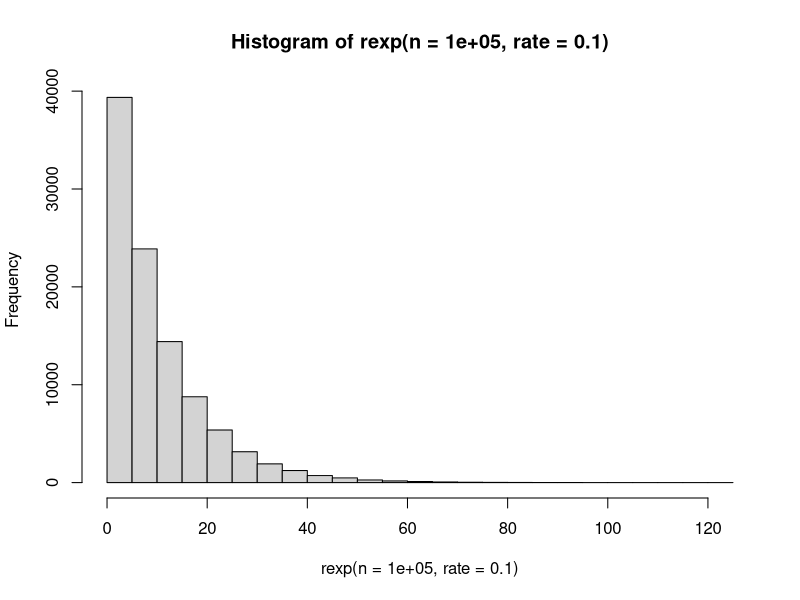
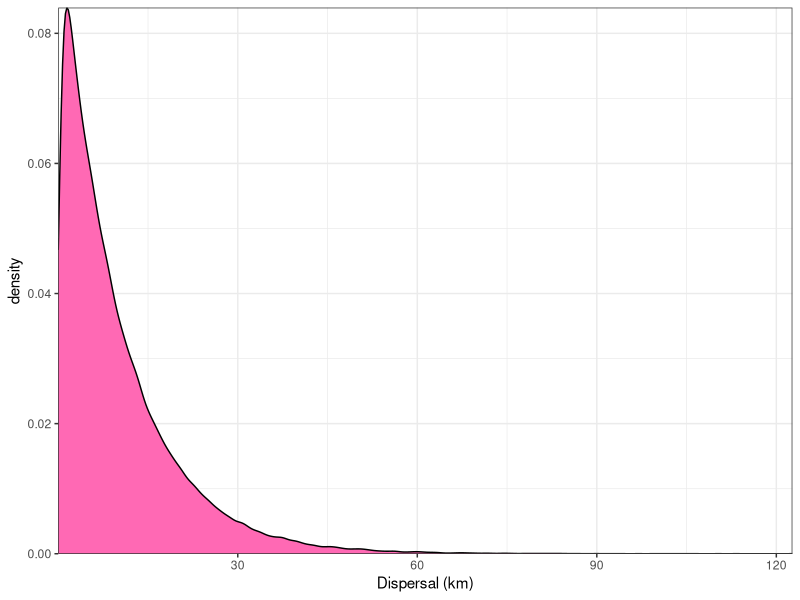

These charts were generated, in order, by the following R code:
# Community assembly

hist(rexp(n = 100000,rate = .1))

library(ggplot2)

ggplot(data = data.frame(x=rexp(n = 100000,rate = .1)),
       mapping = aes(x=x))+
  geom_density(fill="hotpink")+
  scale_x_continuous(expand=c(0,0))+
  scale_y_continuous(expand=c(0,0))+
  theme_bw()+
  xlab("Dispersal (km)")

max(rexp(n = 100000,rate = .1))
